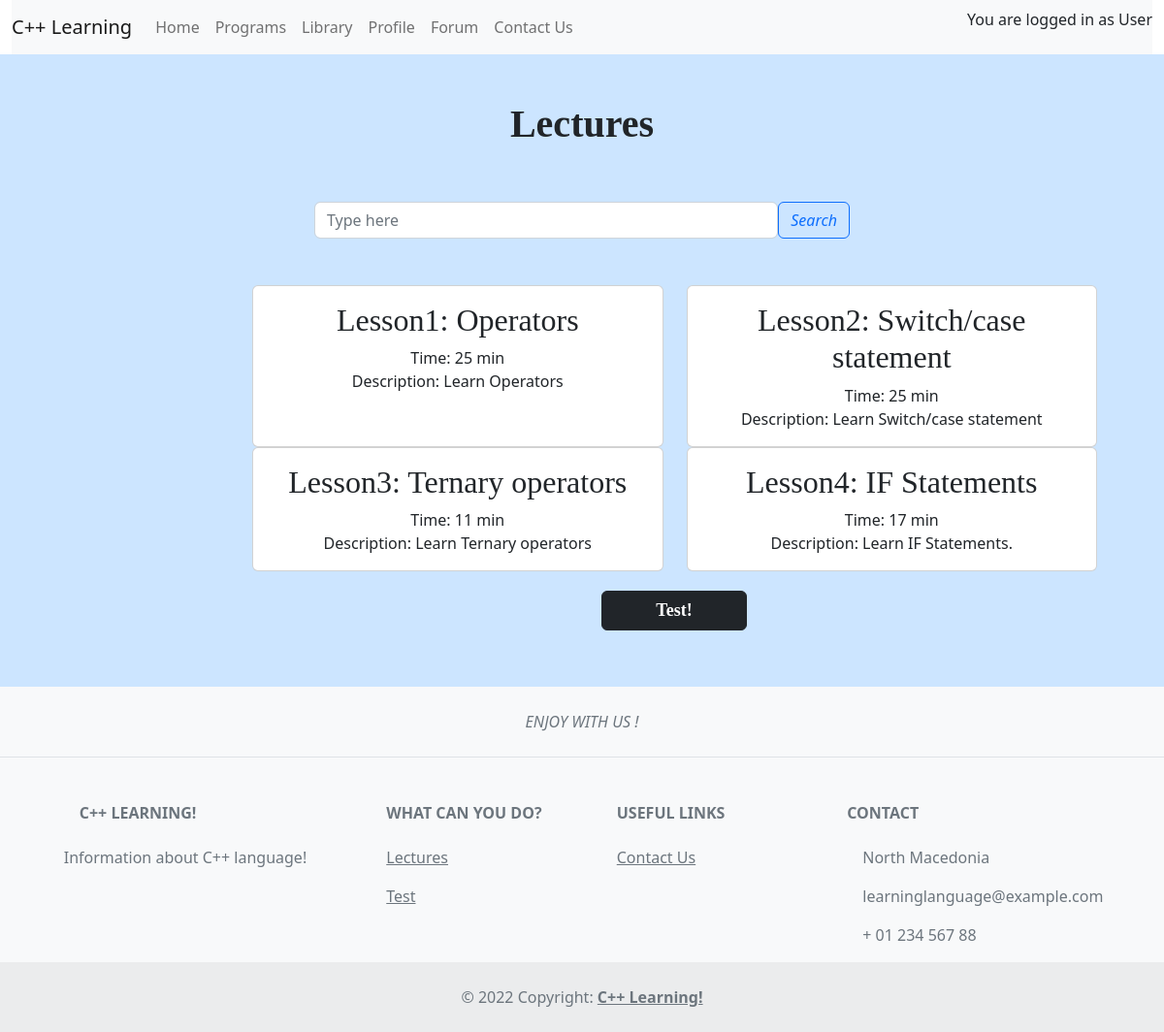
The page /lectures/ (signed in) on the database its author committed.
### ProjectLearning/models.py (models this page shows, shortened)
class Person(models.Model):
    class Course(models.TextChoices):
        Course1 = 'Programming for beginners'
        Course2 = 'Programming for programmers'
        Course3 = 'Programming for advanced programmers'
    name = models.CharField(max_length=50)
    surname = models.CharField(max_length=50)
    user = models.ForeignKey(User, on_delete=models.CASCADE, null=True, blank=True)
    email = models.CharField(max_length=50)
    phone = models.CharField(max_length=50)
    course = models.CharField(max_length=50,
                              choices=Course.choices,
                              default=Course.Course1, )

class Lecture(models.Model):
    name = models.CharField(max_length=50)
    time = models.IntegerField()
    video = EmbedVideoField()
    description = models.CharField(max_length=100)

### ProjectLearning/views.py (the view)
# urls.py: path('lectures/', lectures, name='lectures'),
def lectures(request):
    lecture = Lecture.objects.all().order_by('name').values()
    user = User.objects.filter(username=request.user.username).all()
    person = Person.objects.filter(user=request.user)
    context = {'lecture': lecture, 'user': user, "person": person}
    return render(request, 'lectures.html', context)

### ProjectLearning/templates/lectures.html (shortened to what this page needs)
{% load static %}
{% load embed_video_tags %}
<!DOCTYPE html>
<html lang="en">
<head>
        <link href="https://cdn.jsdelivr.net/npm/bootstrap@5.2.0-beta1/dist/css/bootstrap.min.css" rel="stylesheet">
</head>
<body>
<div class="container-fluid">
    <nav class="navbar navbar-expand-lg navbar-light bg-light">
      <a class="navbar-brand" href="/home">C++ Learning</a>
      <div class="collapse navbar-collapse" id="navbarNav">
        <ul class="navbar-nav">
          <li class="nav-item active">
            <a class="nav-link" href="/home">Home</a>
          </li>
          <li class="nav-item">
            <a class="nav-link" href="/programs">Programs</a>
          </li>
          <li class="nav-item">
            <a class="nav-link" href="/lectures">Library</a>
          </li>
          <li class="nav-item">
            <a class="nav-link" href="/profile">Profile</a>
          </li>
          <li class="nav-item">
            <a class="nav-link" href="/forum">Forum</a>
          </li>
          <li class="nav-item">
            <a class="nav-link" href="/contact">Contact Us</a>
          </li>
        </ul>
        <div style="margin-left: auto">
            <p>You are logged in as {{ person.0.name }}</p>
        </div>
      </div>
    </nav>
</div>
<div class="container-fluid text-dark p-5" style="background-color: #CCE5FF">
 <h1 class="text-center pb-5">Lectures</h1>
        <form class="form-inline my-2 my-lg-0 w-50 d-flex pb-5" style="margin-left: 25%" action="{% url 'lectures' %}">
            <input class="form-control mr-sm-2" type="search"   placeholder="Type here" aria-label="Search" name="search">
            <button class="btn btn-outline-primary my-2 my-sm-0" type="submit"><i class="fas fa-search search">Search</i></button>
        </form>
        <div class="container">
            <div class="row row-cols-2" style="width: 895px">
                {% for l in lecture %}
                          <div class="col">
                            <div class="card h-100 w-100 text-center">
                                <div class="card-body">
                                    <h2 class="card-title" style="font-family: 'Harlow Solid Italic'">{{ l.name }}</h2>
                                    <h7 class="card-text">Time: {{ l.time }} min</h7> <br>
                                    <h7 class="card-text">Description: {{ l.description }}</h7>
                                </div>
                            </div>
                          </div>
                {% endfor %}
            </div>
            <a href="/test" class="btn btn-dark test">Test!</a>
        </div>
</div>
<footer class="text-center text-lg-start bg-light text-muted">
  <section class="d-flex justify-content-center p-4 border-bottom">
    <div>
        <span class="enjoy"><i> ENJOY WITH US !</i></span>
    </div>
  </section>
  <section class="">
    <div class="container text-center text-md-start mt-5">
      <div class="row mt-3">
        <div class="col-md-3 col-lg-4 col-xl-3 mx-auto mb-4">
          <h6 class="text-uppercase fw-bold mb-4">
            C++ Learning!
          </h6>
          <p>
            Information about C++ language!
          </p>
        </div>
        <div class="col-md-2 col-lg-2 col-xl-2 mx-auto mb-4">
          <h6 class="text-uppercase fw-bold mb-4">
            What can you do?
          </h6>
          <p>
            <a href="/lectures" class="text-reset">Lectures</a>
          </p>
          <p>
            <a href="/test" class="text-reset">Test</a>
          </p>
        </div>
        <div class="col-md-3 col-lg-2 col-xl-2 mx-auto mb-4">
          <h6 class="text-uppercase fw-bold mb-4">
            Useful links
          </h6>
          <p>
            <a href="/contact" class="text-reset">Contact Us</a>
          </p>
        </div>
        <div class="col-md-4 col-lg-3 col-xl-3 mx-auto mb-md-0 mb-4">
          <h6 class="text-uppercase fw-bold mb-4">
            Contact
          </h6>
          <p> North Macedonia</p>
          <p>
            learninglanguage@example.com
          </p>
          <p> + 01 234 567 88</p>
        </div>
      </div>
    </div>
  </section>
  <div class="text-center p-4" style="background-color: rgba(0, 0, 0, 0.05);">
    © 2022 Copyright:
    <a class="text-reset fw-bold" href="https://including-everyone.herokuapp.com">C++ Learning!</a>
  </div>
</footer>
</body>
</html>

### ProjectLearning/templates/lectures.html (style rules this page uses)
h1 { font-family: "Harlow Solid Italic"; font-weight: bold; }
.card { margin-left: 200px; }
.test { font-weight: bold; font-family: "Harlow Solid Italic"; font-size: 18px; width: 150px; margin-top: 20px; margin-left: 560px ; margin-bottom: 10px; }

### rows shown on the page
Person: name "User"
Lecture: name "Lesson1: Operators", time "25", description "Learn Operators"
Lecture: name "Lesson2: Switch/case statement", time "25", description "Learn Switch/case statement"
Lecture: name "Lesson3: Ternary operators", time "11", description "Learn Ternary operators"
Lecture: name "Lesson4: IF Statements", time "17", description "Learn IF Statements."
